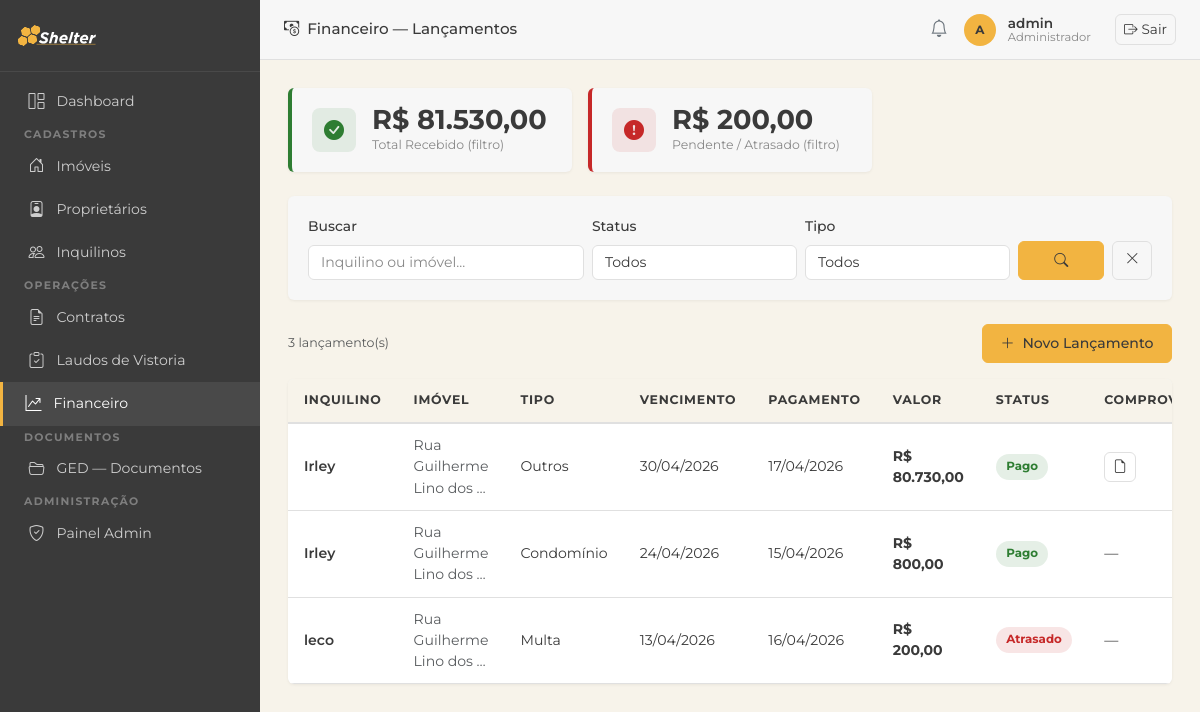
Screenshot of /financeiro/ (signed in) with the database file from the repository.
### imoveis/models.py (models this page shows, shortened)
class Lancamento(models.Model):
    TIPO_CHOICES = [
        ('aluguel', 'Aluguel'),
        ('condominio', 'Condomínio'),
        ('iptu', 'IPTU'),
        ('manutencao', 'Manutenção'),
        ('multa', 'Multa'),
        ('outros', 'Outros'),
    ]
    STATUS_CHOICES = [
        ('pago', 'Pago'),
        ('pendente', 'Pendente'),
        ('atrasado', 'Atrasado'),
    ]
    contrato = models.ForeignKey(Contrato, on_delete=models.CASCADE, related_name='lancamentos')
    tipo = models.CharField(max_length=20, choices=TIPO_CHOICES)
    status = models.CharField(max_length=20, choices=STATUS_CHOICES, default='pendente')
    valor = models.DecimalField(max_digits=10, decimal_places=2)
    data_vencimento = models.DateField(verbose_name='Data de Vencimento')
    data_pagamento = models.DateField(null=True, blank=True, verbose_name='Data de Pagamento')
    comprovante = models.FileField(upload_to='comprovantes/', blank=True, null=True)
    observacoes = models.TextField(blank=True, verbose_name='Observações')
    criado_em = models.DateTimeField(auto_now_add=True)
    class Meta:
        verbose_name = 'Lançamento'
        verbose_name_plural = 'Lançamentos'
        ordering = ['-data_vencimento']

class Contrato(models.Model):
    STATUS_CHOICES = [
        ('ativo', 'Ativo'),
        ('encerrado', 'Encerrado'),
        ('rescindido', 'Rescindido'),
    ]
    TIPO_CONTRATO_CHOICES = [
        ('PF', 'Pessoa Física'),
        ('PJ', 'Pessoa Jurídica'),
    ]
    imovel = models.ForeignKey(Imovel, on_delete=models.PROTECT, related_name='contratos')
    inquilino = models.ForeignKey(Inquilino, on_delete=models.PROTECT, related_name='contratos')
    tipo_contrato = models.CharField(max_length=2, choices=TIPO_CONTRATO_CHOICES, default='PF',
                                     verbose_name='Tipo de Contrato')
    status = models.CharField(max_length=20, choices=STATUS_CHOICES, default='ativo')
    data_inicio = models.DateField(verbose_name='Data de Início')
    data_fim = models.DateField(verbose_name='Data de Término')
    valor_mensal = models.DecimalField(max_digits=10, decimal_places=2, verbose_name='Valor Mensal')
    dia_vencimento = models.PositiveSmallIntegerField(default=10, verbose_name='Dia de Vencimento')
    arquivo = models.FileField(upload_to='contratos/', blank=True, null=True, verbose_name='Arquivo do Contrato')
    comprovante_renda = models.FileField(upload_to='comprovantes_renda/', blank=True, null=True,
                                         verbose_name='Comprovante de Renda (PF)')
    contrato_social = models.FileField(upload_to='contratos_sociais/', blank=True, null=True,
                                       verbose_name='Contrato Social (PJ)')
    recibo_chaves = models.FileField(upload_to='contratos/recibo_chaves/', blank=True, null=True,
                                     verbose_name='Recibo de Entrega de Chaves')
    comprovante_anual = models.FileField(upload_to='contratos/comprovante_anual/', blank=True, null=True,
                                         verbose_name='Comprovante Anual de Pagamento')
    observacoes = models.TextField(blank=True, verbose_name='Observações')
    criado_em = models.DateTimeField(auto_now_add=True)
    class Meta:
        verbose_name = 'Contrato'
        verbose_name_plural = 'Contratos'
        ordering = ['-data_inicio']

class Inquilino(models.Model):
    nome = models.CharField(max_length=200)
    cpf = models.CharField(max_length=14, unique=True, verbose_name='CPF')
    cnpj = models.CharField(max_length=18, blank=True, verbose_name='CNPJ')
    email = models.EmailField(blank=True)
    telefone = models.CharField(max_length=20, blank=True)
    rg = models.CharField(max_length=20, blank=True, verbose_name='RG')
    qualificacao = models.CharField(max_length=300, blank=True, verbose_name='Qualificação',
                                    help_text='Estado civil, profissão, nacionalidade')
    profissao = models.CharField(max_length=100, blank=True, verbose_name='Profissão')
    renda_mensal = models.DecimalField(max_digits=10, decimal_places=2, null=True, blank=True)
    criado_em = models.DateTimeField(auto_now_add=True)
    class Meta:
        verbose_name = 'Inquilino'
        verbose_name_plural = 'Inquilinos'
        ordering = ['nome']

class Imovel(models.Model):
    TIPO_CHOICES = [
        ('apartamento', 'Apartamento'),
        ('casa', 'Casa'),
        ('comercial', 'Comercial'),
        ('terreno', 'Terreno'),
        ('galpao', 'Galpão'),
    ]
    STATUS_CHOICES = [
        ('ocupado', 'Ocupado'),
        ('vago', 'Vago'),
        ('manutencao', 'Em Manutenção'),
    ]
    CATEGORIA_CHOICES = [
        ('urbano', 'Urbano'),
        ('rural', 'Rural'),
    ]
    proprietario = models.ForeignKey(Proprietario, on_delete=models.PROTECT, related_name='imoveis')
    tipo = models.CharField(max_length=20, choices=TIPO_CHOICES)
    status = models.CharField(max_length=20, choices=STATUS_CHOICES, default='vago')
    categoria = models.CharField(max_length=10, choices=CATEGORIA_CHOICES, default='urbano', verbose_name='Categoria')
    endereco = models.CharField(max_length=300)
    bairro = models.CharField(max_length=100, blank=True)
    cidade = models.CharField(max_length=100, default='')
    valor_aluguel = models.DecimalField(max_digits=10, decimal_places=2)
    area_m2 = models.DecimalField(max_digits=8, decimal_places=2, null=True, blank=True, verbose_name='Área (m²)')
    descricao = models.TextField(blank=True)
    matricula = models.CharField(max_length=100, blank=True, verbose_name='Matrícula')
    data_aquisicao = models.DateField(null=True, blank=True, verbose_name='Data de Aquisição')
    valor_aquisicao = models.DecimalField(max_digits=14, decimal_places=2, null=True, blank=True, verbose_name='Valor de Aquisição')
    cadastro_prefeitura = models.CharField(max_length=100, blank=True, verbose_name='Cadastro Prefeitura')
    planta_projeto = models.FileField(upload_to='plantas/', blank=True, null=True, verbose_name='Planta/Projeto')
    nirf = models.CharField(max_length=50, blank=True, verbose_name='NIRF')
    incra = models.CharField(max_length=50, blank=True, verbose_name='INCRA')
    car = models.CharField(max_length=100, blank=True, verbose_name='CAR')
    criado_em = models.DateTimeField(auto_now_add=True)
    class Meta:
        verbose_name = 'Imóvel'
        verbose_name_plural = 'Imóveis'
        ordering = ['endereco']

### imoveis/views.py (the view)
# urls.py: path('financeiro/', views.lancamento_list, name='lancamento_list'),
@login_required
def lancamento_list(request):
    q = request.GET.get('q', '')
    status = request.GET.get('status', '')
    tipo = request.GET.get('tipo', '')
    qs = Lancamento.objects.select_related('contrato__inquilino', 'contrato__imovel')
    if q:
        qs = qs.filter(Q(contrato__inquilino__nome__icontains=q) | Q(contrato__imovel__endereco__icontains=q))
    if status:
        qs = qs.filter(status=status)
    if tipo:
        qs = qs.filter(tipo=tipo)
    total_pago = qs.filter(status='pago').aggregate(t=Sum('valor'))['t'] or 0
    total_pendente = qs.filter(status__in=['pendente', 'atrasado']).aggregate(t=Sum('valor'))['t'] or 0
    return render(request, 'financeiro/lancamento_list.html', {
        'lancamentos': qs,
        'q': q, 'status': status, 'tipo': tipo,
        'status_choices': Lancamento.STATUS_CHOICES,
        'tipo_choices': Lancamento.TIPO_CHOICES,
        'total_pago': total_pago,
        'total_pendente': total_pendente,
    })

### imoveis/templatetags/imoveis_tags.py (called while the page is built)
@register.filter
def brl(value):
    try:
        value = float(value)
    except (TypeError, ValueError):
        return value
    formatted = f"{value:,.2f}"          # 1,500.00  (locale inglês)
    formatted = formatted.replace(",", "X").replace(".", ",").replace("X", ".")
    return formatted

### templates/financeiro/lancamento_list.html (shortened to what this page needs)
{% extends 'base.html' %}
{% load imoveis_tags %}
{% block page_title %}<i class="bi bi-cash-coin me-2"></i>Financeiro — Lançamentos{% endblock %}
{% block nav_financeiro %}active{% endblock %}
{% block content %}
<div class="row g-3 mb-4">
  <div class="col-md-4">
    <div class="kpi-card kpi-green">
      <div class="kpi-icon"><i class="bi bi-check-circle-fill"></i></div>
      <div><div class="kpi-value">R$ {{ total_pago|brl }}</div><div class="kpi-label">Total Recebido (filtro)</div></div>
    </div>
  </div>
  <div class="col-md-4">
    <div class="kpi-card kpi-red">
      <div class="kpi-icon"><i class="bi bi-exclamation-circle-fill"></i></div>
      <div><div class="kpi-value">R$ {{ total_pendente|brl }}</div><div class="kpi-label">Pendente / Atrasado (filtro)</div></div>
    </div>
  </div>
</div>
<div class="section-card mb-4">
  <div class="section-card-body">
    <form method="get" class="row g-2 align-items-end">
      <div class="col-md-4"><label class="form-label">Buscar</label><input type="text" name="q" value="{{ q }}" class="form-control" placeholder="Inquilino ou imóvel..."></div>
      <div class="col-md-3"><label class="form-label">Status</label>
        <select name="status" class="form-select"><option value="">Todos</option>{% for val, label in status_choices %}<option value="{{ val }}" {% if status == val %}selected{% endif %}>{{ label }}</option>{% endfor %}</select>
      </div>
      <div class="col-md-3"><label class="form-label">Tipo</label>
        <select name="tipo" class="form-select"><option value="">Todos</option>{% for val, label in tipo_choices %}<option value="{{ val }}" {% if tipo == val %}selected{% endif %}>{{ label }}</option>{% endfor %}</select>
      </div>
      <div class="col-md-2 d-flex gap-2">
        <button type="submit" class="btn btn-primary flex-fill"><i class="bi bi-search"></i></button>
        <a href="{% url 'lancamento_list' %}" class="btn btn-outline-secondary"><i class="bi bi-x-lg"></i></a>
      </div>
    </form>
  </div>
</div>
<div class="d-flex justify-content-between align-items-center mb-3">
  <span class="text-muted small">{{ lancamentos.count }} lançamento(s)</span>
  <a href="{% url 'lancamento_create' %}" class="btn btn-primary"><i class="bi bi-plus-lg me-1"></i> Novo Lançamento</a>
</div>
<div class="section-card">
  <div class="table-responsive">
    <table class="table mb-0">
      <thead>
        <tr><th>Inquilino</th><th>Imóvel</th><th>Tipo</th><th>Vencimento</th><th>Pagamento</th><th>Valor</th><th>Status</th><th>Comprovante</th><th class="text-end">Ações</th></tr>
      </thead>
      <tbody>
        {% for l in lancamentos %}
        <tr>
          <td class="fw-semibold">{{ l.contrato.inquilino.nome }}</td>
          <td class="small text-muted">{{ l.contrato.imovel.endereco|truncatechars:25 }}</td>
          <td>{{ l.get_tipo_display }}</td>
          <td>{{ l.data_vencimento|date:"d/m/Y" }}</td>
          <td>{% if l.data_pagamento %}{{ l.data_pagamento|date:"d/m/Y" }}{% else %}<span class="text-muted">—</span>{% endif %}</td>
          <td><strong>R$ {{ l.valor|brl }}</strong></td>
          <td><span class="status-badge badge-{{ l.status }}">{{ l.get_status_display }}</span></td>
          <td>{% if l.comprovante %}<a href="{{ l.comprovante.url }}" target="_blank" class="btn btn-sm btn-outline-secondary"><i class="bi bi-file-earmark"></i></a>{% else %}—{% endif %}</td>
        </tr>
        {% empty %}
        <tr><td colspan="9" class="text-center text-muted py-4">Nenhum lançamento encontrado.</td></tr>
        {% endfor %}
      </tbody>
    </table>
  </div>
</div>
{% endblock %}

### templates/base.html (shortened to what this page needs)
{% load static %}
<!DOCTYPE html>
<html lang="pt-BR">
<head>
  <link rel="stylesheet" href="https://cdn.jsdelivr.net/npm/bootstrap@5.3.3/dist/css/bootstrap.min.css">
  <link rel="stylesheet" href="https://cdn.jsdelivr.net/npm/bootstrap-icons@1.11.3/font/bootstrap-icons.min.css">
  <link rel="stylesheet" href="{% static 'css/custom.css' %}">
</head>
<body>
<nav id="sidebar">
  <div class="sidebar-brand">
    <img src="{% static 'assets/Shelter_LOGO_white.svg' %}" alt="Shelter">
  </div>
  <ul class="nav flex-column py-2">
    <li class="nav-item">
      <a class="nav-link {% block nav_dashboard %}{% endblock %}" href="{% url 'dashboard' %}">
        <i class="bi bi-grid-1x2"></i> Dashboard
      </a>
    </li>
    <li><span class="nav-section-label">Cadastros</span></li>
    <li class="nav-item">
      <a class="nav-link {% block nav_imoveis %}{% endblock %}" href="{% url 'imovel_list' %}">
        <i class="bi bi-house-door"></i> Imóveis
      </a>
    </li>
    <li class="nav-item">
      <a class="nav-link {% block nav_proprietarios %}{% endblock %}" href="{% url 'proprietario_list' %}">
        <i class="bi bi-person-badge"></i> Proprietários
      </a>
    </li>
    <li class="nav-item">
      <a class="nav-link {% block nav_inquilinos %}{% endblock %}" href="{% url 'inquilino_list' %}">
        <i class="bi bi-people"></i> Inquilinos
      </a>
    </li>
    <li><span class="nav-section-label">Operações</span></li>
    <li class="nav-item">
      <a class="nav-link {% block nav_contratos %}{% endblock %}" href="{% url 'contrato_list' %}">
        <i class="bi bi-file-earmark-text"></i> Contratos
      </a>
    </li>
    <li class="nav-item">
      <a class="nav-link {% block nav_laudos %}{% endblock %}" href="{% url 'laudo_list' %}">
        <i class="bi bi-clipboard-check"></i> Laudos de Vistoria
      </a>
    </li>
    <li class="nav-item">
      <a class="nav-link {% block nav_financeiro %}{% endblock %}" href="{% url 'lancamento_list' %}">
        <i class="bi bi-graph-up-arrow"></i> Financeiro
      </a>
    </li>
    <li><span class="nav-section-label">Documentos</span></li>
    <li class="nav-item">
      <a class="nav-link {% block nav_documentos %}{% endblock %}" href="{% url 'documentos' %}">
        <i class="bi bi-folder2-open"></i> GED — Documentos
      </a>
    </li>
    {% if user.is_staff %}
    <li><span class="nav-section-label">Administração</span></li>
    <li class="nav-item">
      <a class="nav-link" href="{% url 'admin:index' %}">
        <i class="bi bi-shield-check"></i> Painel Admin
      </a>
    </li>
    {% endif %}
  </ul>
</nav>
<header id="topbar">
  <span class="page-title">{% block page_title %}{% endblock %}</span>
  <div class="user-info ms-auto">
    <i class="bi bi-bell text-secondary me-2" style="font-size:1.1rem;"></i>
    <div class="user-avatar">
      {{ user.get_short_name|default:user.username|first|upper }}
    </div>
    <div class="ms-1">
      <div class="user-name">{{ user.get_short_name|default:user.username }}</div>
      <div class="user-role">{% if user.is_staff %}Administrador{% else %}Usuário{% endif %}</div>
    </div>
    <form method="post" action="{% url 'logout' %}" class="d-inline ms-3">
      <button type="submit" class="btn btn-outline-secondary btn-sm">
        <i class="bi bi-box-arrow-right me-1"></i>Sair
      </button>
    </form>
  </div>
</header>
<main id="main-content">
  {% block content %}{% endblock %}
</main>
</body>
</html>

### rows the page displays
Lancamento: contrato.inquilino.nome "Irley", contrato.imovel.endereco "Rua Guilherme Lino dos …", tipo "Outros", data_vencimento "30/04/2026", data_pagamento "17/04/2026", valor|brl "80.730,00", status "Pago"
Lancamento: contrato.inquilino.nome "Irley", contrato.imovel.endereco "Rua Guilherme Lino dos …", tipo "Condomínio", data_vencimento "24/04/2026", data_pagamento "15/04/2026", valor|brl "800,00", status "Pago"
Lancamento: contrato.inquilino.nome "leco", contrato.imovel.endereco "Rua Guilherme Lino dos …", tipo "Multa", data_vencimento "13/04/2026", data_pagamento "16/04/2026", valor|brl "200,00", status "Atrasado"

### other values shown
{{ user.get_short_name|default:user.username|first|upper }} "A"
{{ user.get_short_name|default:user.username }} "admin"
{{ total_pago|brl }} "81.530,00"
{{ total_pendente|brl }} "200,00"
{{ lancamentos.count }} "3"
